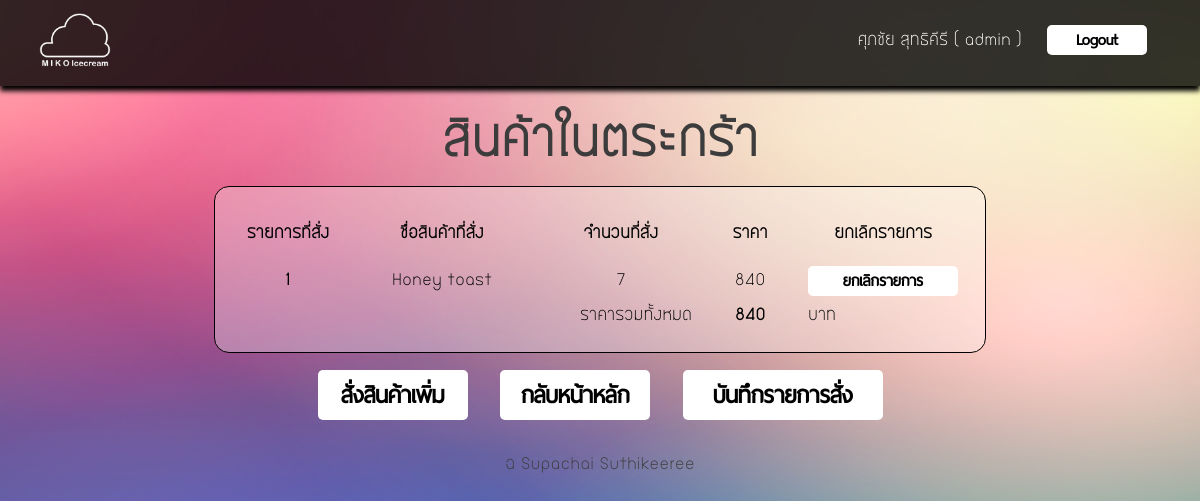
/order_show.php (signed in), run on an earlier commit of the app's database.
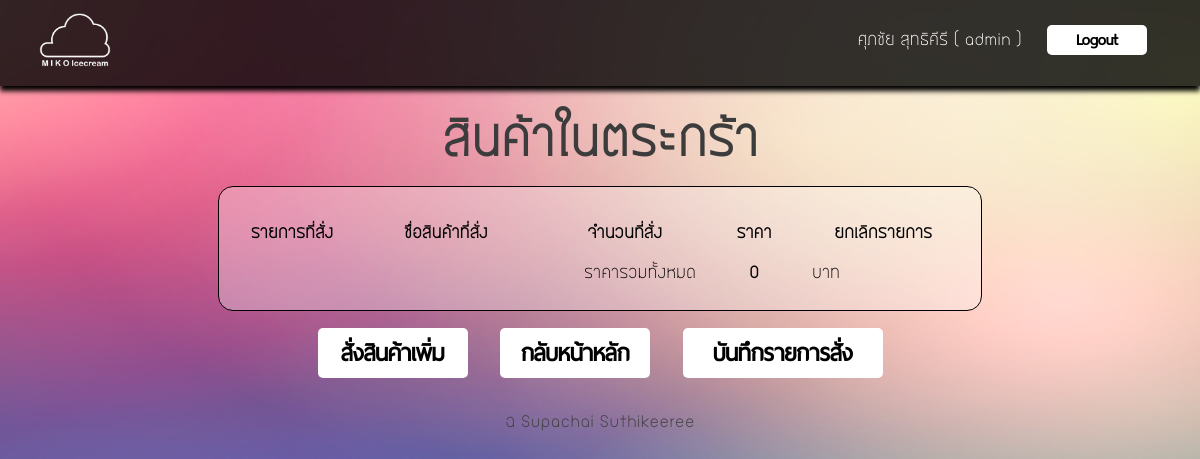
And on a later commit of the database.
### tables this page shows
CREATE TABLE `wait` (
  `order_id` int(20) NOT NULL,
  `order_name` varchar(100) NOT NULL,
  `order_num` int(3) NOT NULL,
  `order_price` float NOT NULL,
  PRIMARY KEY  (`order_id`)
);

### order_show.php (the view, shortened to what this page needs)
<link rel="stylesheet" type="text/css" href="mystyle-main.css">
<head><meta charset="UTF-8">
</head>
<body>
			<table border="0" id="top-menu" >
		<tr><td width="100px">
			<div style="padding-left:30px; padding-top:10px;">
			<a href="main.php"><img src="images/cloud1.png" width="" height="70" border="0" alt="" ></a></td>
			<td align="right">
					<div style="padding-right:50px; padding-top:10px;">
					<form method="post" action="index.php">
					<font size="" color="#ffffff" ><?php
					 echo $_SESSION[fullname] . " ( ".$_SESSION[username]. " )";
					?></font>
					&nbsp;&nbsp;	<input type="submit" value="Logout" id="button2">
					</form>
					</div>
			</td>
		</tr>
		</table>
<center>
<br><br>
			<font size="30px" color="#3c3c3c"><strong>สินค้าในตระกร้า</strong></font>
			<br><br>
		<table border="0" id="table2">
		<tr>
			<th width="100px" height="50px">รายการที่สั่ง</th>
			<th width="200px">ชื่อสินค้าที่สั่ง</th>
			<th width="150px">จำนวนที่สั่ง</th>
			<th width="100px">ราคา</th>
			<th width="150px">ยกเลิกรายการ</th>
		</tr>
		<?php
		 $sql="select * from wait";
		$totalprice=0;
		$result=mysql_query($sql);
		while($row=mysql_fetch_array($result)){
		?>
		<tr>
			<th><?=$row[order_id]?></th>
			<td><center><?=$row[order_name]?></td>
			<td><center><?=$row[order_num]?></td>
			<td><center><?=$row[order_price]?></td>
			<?php $totalprice=$totalprice+$row[order_price]; ?>
			<td><center><input type="button" value="ยกเลิกรายการ" onclick="edit('delete' , '<?=$row[order_id]; ?>' , '<?=$row[order_name]?>' , '<?=$row[order_id]?>','<?=$row[order_num]?>')"  id="button3"></center></td>
		</tr>
		<?php }
		?>
		<tr>
			<td colspan="3" align="right"> ราคารวมทั้งหมด </td>
			<th><center><?=$totalprice?> </th>
			<td>บาท</td>
		</tr>
		</table>
		<br>
		<input type="button" value="สั่งสินค้าเพิ่ม" onclick="window.location='order.php'" id="button4">
		<input type="button" value="กลับหน้าหลัก" onclick="window.location='main.php'" id="button4">
		<input type="button" value="บันทึกรายการสั่ง" onclick="window.location='con_saverec.php'" id="button6">
<br><br><br>
			<table id="footer" border="0" width="100%">
				<tr>
					<td align="center"><font size="" color="#3c3c3c" >&copy; Supachai Suthikeeree</font></td>
				</tr>
				</table>

What changed in the data, as far as the page shows it:
removed wait: order_id "1", order_name "Honey toast", order_num "7", order_price "840"
Also different on the page:
$totalprice: "840" → "0"
